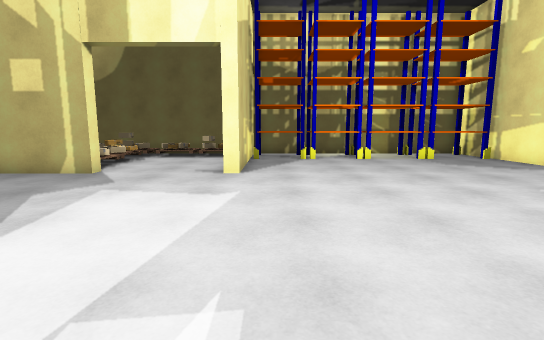
view 1 (above)

17 first-person views from a walk through a scene from a Unity 3-D project. The camera is 1.4 m above the floor, tilts 8° down and sees 85° across. The floor is counted in squares, 1 m on a side. Each view is taken from the middle of a square. On the plan, view 1 faces up. The plan holds only what a view shows up to about 14 squares ahead; the rest is blank. The player character is not drawn.

view 2
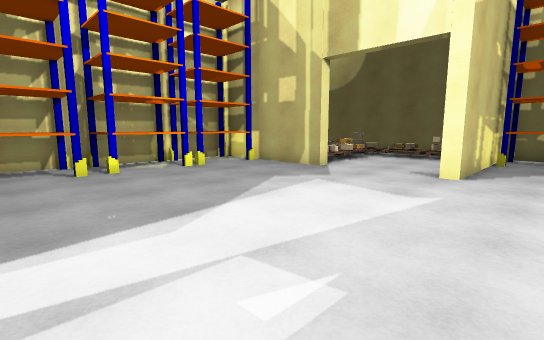

view 3
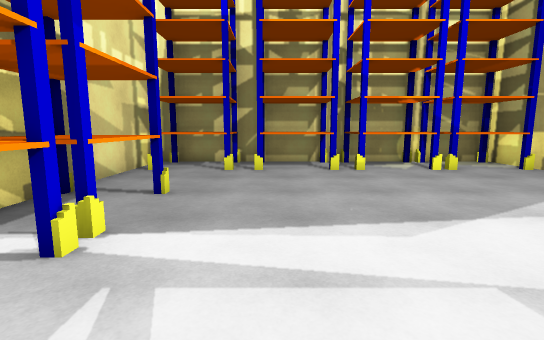

view 4
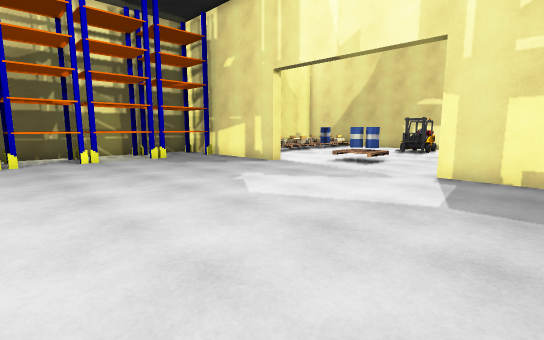

view 5
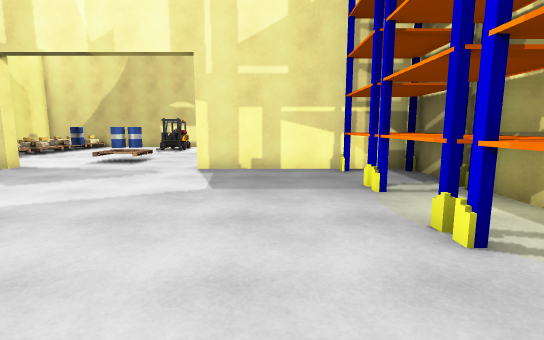

view 6
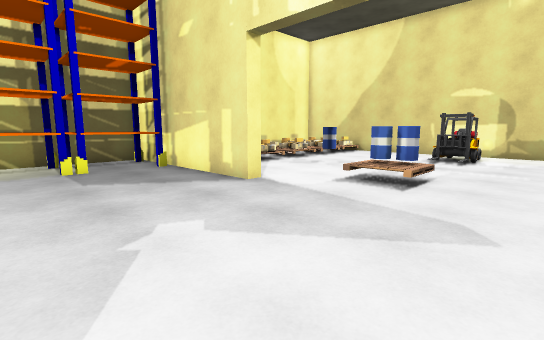

view 7
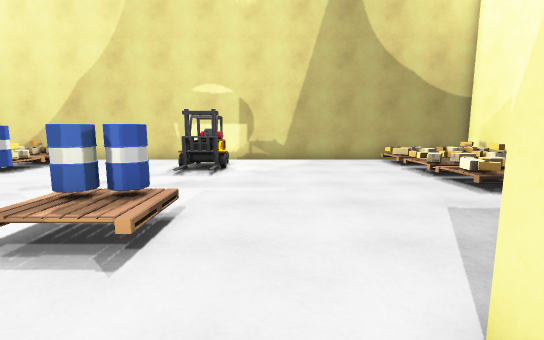

view 8
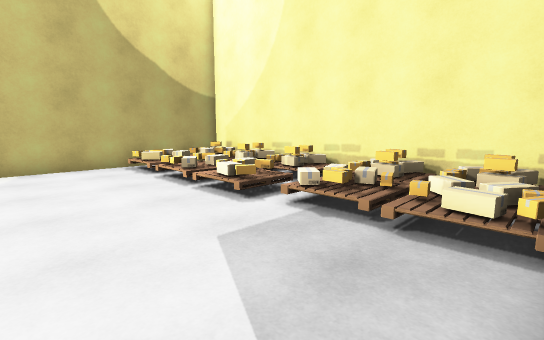

view 9
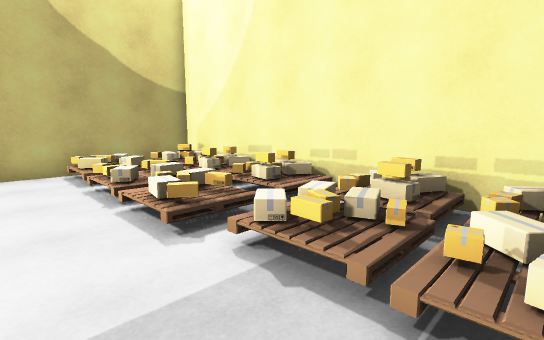

view 10
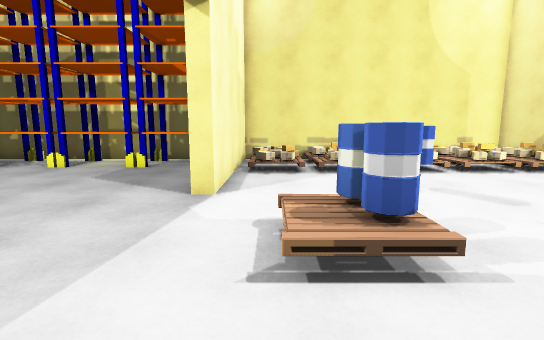

view 11
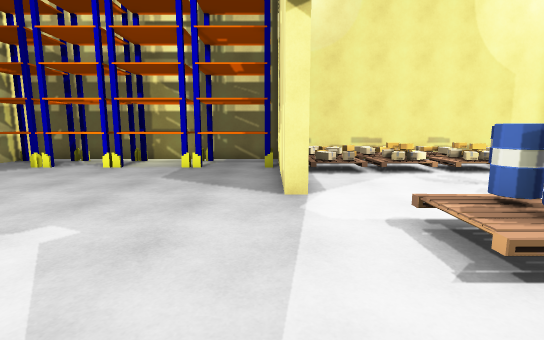

view 12
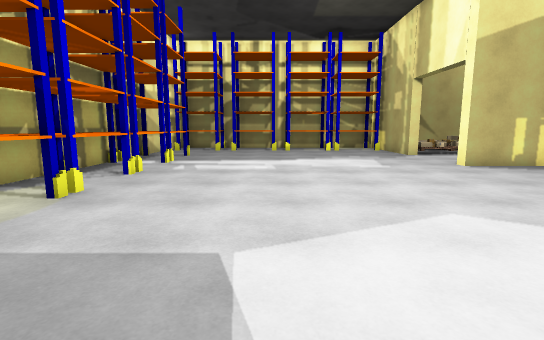

view 13
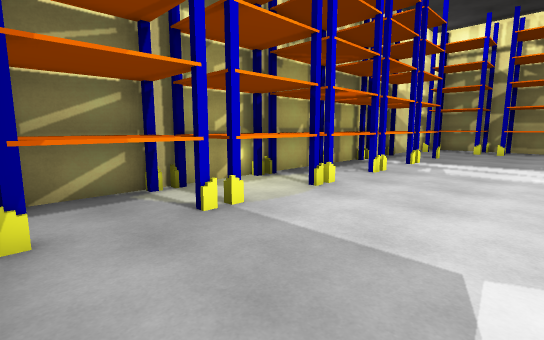

view 14
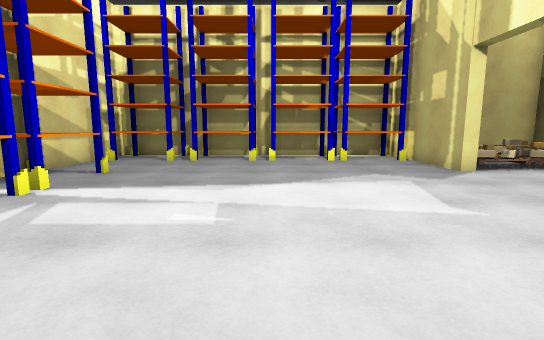

view 15
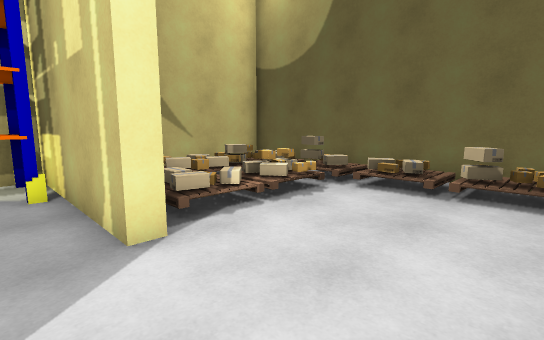

view 16
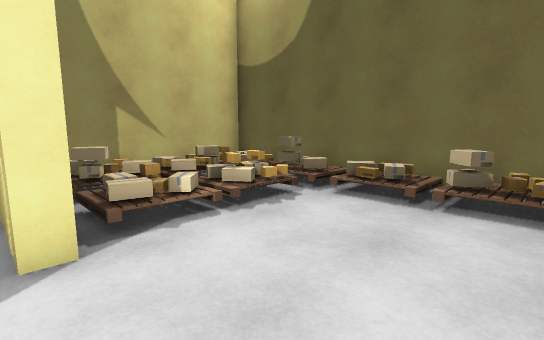

view 17
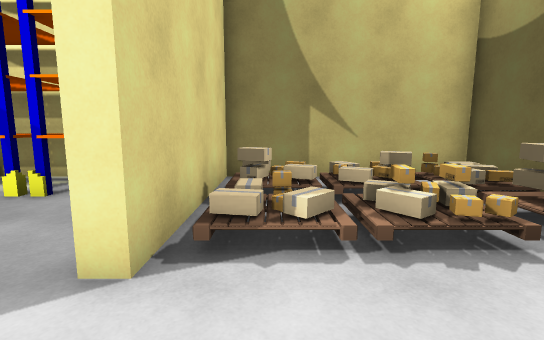

### Floor plan
Points are (right, up) in squares from view 1. A wall is a line through its corners. A room is listed if a view was taken in it or the views show most of it. See-through windows are left out.
Room 1 (views 1, 2, 3, 4, 5, 6, 7, 8, 9, 10, 11, 12, 13, 14, 15, 16, 17)
walls: (10.3, -0.5) (10.3, 2.6) (10.9, 2.6); (11.2, -4.8) (22.4, -4.8); (-2.2, 16.7) (-11.6, 16.7) (-11.6, 9.7); (-8.5, 9.7) (-5.6, 9.7) (-5.6, 9.2) (-11.6, 9.2) (-11.6, -4.8); (22.4, -0.2) (22.4, 12.2); (22.5, 16.7) (10.8, 16.7) (10.8, 9.2) (10.3, 9.2) (10.3, 16.7) (-1, 16.7) (-1, 9.2) (-1.6, 9.2); (-10.8, -4.8) (10.3, -4.8) (10.3, -2.1)
objects: shelf (-11, -4) to (-9, -2); shelf (-11, 0) to (-9, 2); shelf (-11, 3) to (-9, 5); shelf (-11, 6) to (-9, 8); other object (-10, 10) to (-9, 10); other object (-10, 11); other object (-10, 12); other object (-10, 13) to (-10, 14); other object (-10, 15); other object (-10, 16); other object (-9, 11); other object (-9, 13); other object (-9, 14); other object (-9, 15); other object (-9, 16); other object (-8, 11); other object (-8, 12); other object (-8, 13) to (-8, 14); other object (-8, 15); other object (-7, 10); other object (-7, 11); other object (-7, 12); other object (-7, 13); other object (-7, 14); other object (-7, 15); other object (-6, 11); other object (-6, 13); other object (-6, 14); other object (-6, 15); other object (-6, 16); shelf (-5, -4) to (-3, -3); other object (-5, 15); other object (-5, 16); other object (-4, 15); other object (-4, 16); other object (-3, 15); other object (-3, 16); shelf (-2, -4) to (0, -3); other object (-2, 15); other object (-2, 16); shelf (0, 14) to (1, 16); shelf (1, -4) to (3, -3); shelf (2, 14) to (4, 16); shelf (4, -4) to (6, -3); shelf (5, 14) to (6, 16); shelf (7, -4) to (9, -3); shelf (7, 14) to (9, 16); other object (11, -4); other object (11, -2); other object (11, -1); other object (12, -4); other object (12, -3); other object (12, -2); other object (12, -1); other object (12, 13); other object (12, 14); other object (12, 15); other object (12, 16); other object (13, -4); other object (13, -3); other object (13, -2); barrel (13, 6); barrel (13, 7); other object (13, 13); other object (13, 15); other object (14, -4); other object (14, -3); other object (14, -2); other object (14, -1); other object (14, 13); other object (14, 14); other object (14, 15); other object (14, 16); other object (15, -4); other object (15, -3); other object (15, -2); other object (15, 15); other object (16, -4); other object (16, -3); other object (16, -2); other object (16, -1); barrel (16, 10); other object (16, 15); other object (17, -4); other object (17, -3); other object (17, -2); other object (17, -1); other object (17, 13); other object (17, 14); other object (17, 15); other object (18, -4); other object (18, -3); other object (18, -2); other object (18, -1); other object (19, -4); other object (19, -3); other object (19, -2); other object (19, -1); forklift (19, 6) to (21, 7); other object (19, 13); other object (19, 14); other object (19, 15); other object (20, -4) to (20, -3); other object (20, -2); other object (20, 15); other object (21, -4); other object (21, -3); other object (21, -2); other object (21, -1); other object (21, 14); other object (21, 15); other object (22, -3); other object (22, -2); other object (22, -1); other object (22, 15)

Positions as (right, up) in squares from view 1, and headings:
1: (0, 0), facing up
2: (1, 0), facing up-left
3: (1, 0), facing left
4: (1, 0), facing up-right
5: (0, 0), facing right
6: (5, 3), facing up-right
7: (9, 4), facing right
8: (11, 3), facing down-right
9: (12, 1), facing down-right
10: (12, 3), facing up
11: (10, 3), facing up
12: (10, 2), facing left
13: (10, 2), facing down-left
14: (4, 3), facing left
15: (-2, 8), facing up-left
16: (-2, 9), facing up-left
17: (-3, 11), facing left
